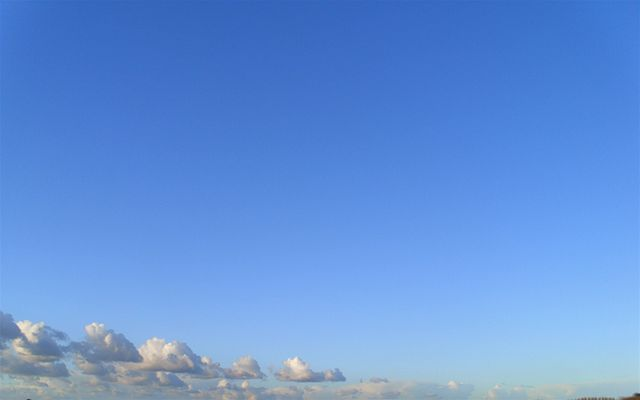
#> input picture Poisson Editing/SeamlessCloning_Sample/dest.jpg, 640 x 400 px
$ jupyter execute SeamlessImageCloningAlgebraic.ipynb   (shell and % lines are left out)   (older library calls are emulated)
#> lines starting #> are read from the running program, lines starting #| are printed output that depends on the picture; after the words box and inside, x2 and y2 are one past the last pixel; in counts of white or black regions, pixels touching at a corner belong together
# Seamless Image Cloning (Algebraic)

The purpose of this code is to demonstrate the seamless image cloning algorithm. See [1] for details.

[1] http://www.cs.jhu.edu/~misha/Fall07/Papers/Perez03.pdf

## compute naive clone

[cell 1]

import PIL
import PIL.Image
import scipy
import numpy
import matplotlib.pyplot
import scipy.misc

ref = PIL.Image.open("dest.jpg")
#> ref is the input picture: PIL image 640x400 RGB; mean R, G, B 100.1, 146.5, 216.6
ref = numpy.array(ref)
ref = scipy.misc.imresize(ref, 0.25, interp="bicubic")
#> ref: shape (100, 160, 3)

target                        = PIL.Image.open("source.jpg")
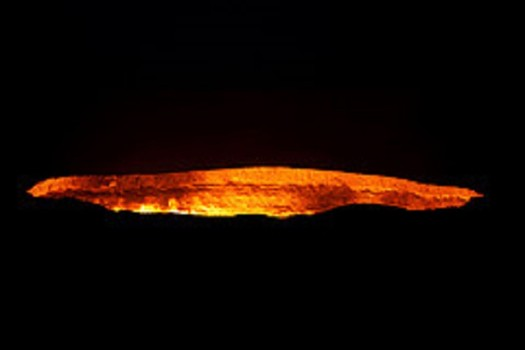
#> input picture Poisson Editing/SeamlessCloning_Sample/source.jpg, 525 x 350 px
#> target is the input picture: PIL image 525x350 RGB; mean R, G, B 18.4, 6.9, 1.5
target                        = numpy.array(target)
target                        = scipy.misc.imresize(target, 0.25, interp="bicubic")
#> target: shape (87, 131, 3)
target_array_rgb              = numpy.array(target)
target_array_rgb_resized      = scipy.misc.imresize(target, 0.5, interp="bicubic")

rny = ref.shape[0]
#> rny = 100
rnx = ref.shape[1]
#> rnx = 160
tny = target_array_rgb_resized.shape[0]
#> tny = 43
tnx = target_array_rgb_resized.shape[1]
#> tnx = 65
oy  = 10
ox  = 50

target_array_rgb_resized_view = target_array_rgb_resized.view(dtype=[("r", numpy.uint8), ("g", numpy.uint8), ("b", numpy.uint8)]).squeeze()
zeros                         = numpy.zeros_like(ref)
zeros_view                    = zeros.view(dtype=[("r", numpy.uint8), ("g", numpy.uint8), ("b", numpy.uint8)]).squeeze()
target                        = zeros_view.copy()
target[oy:oy+tny, ox:ox+tnx]  = target_array_rgb_resized_view
target                        = numpy.reshape(target.view(dtype=numpy.uint8), ref.shape)

mask                       = numpy.zeros((rny,rnx), dtype=numpy.uint8)
mask[oy:oy+tny, ox:ox+tnx] = 1

naive_clone                = ref.copy()
naive_clone[mask == 1]     = target[mask == 1]
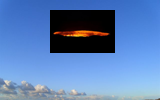
#> naive_clone: shape (100, 160, 3); mean R, G, B 90.1, 125.8, 180.1


matplotlib.pyplot.subplot(141)
matplotlib.pyplot.imshow(ref);
matplotlib.pyplot.title("ref");

matplotlib.pyplot.subplot(142)
matplotlib.pyplot.imshow(target);
matplotlib.pyplot.title("target");

matplotlib.pyplot.subplot(143)
matplotlib.pyplot.imshow(mask);
matplotlib.pyplot.title("mask");

matplotlib.pyplot.subplot(144)
matplotlib.pyplot.imshow(naive_clone);
matplotlib.pyplot.title("naive_clone");

## compute strict interior and border regions, as well as variable index map

[cell 2]
import skimage
import skimage.morphology

strict_interior = skimage.morphology.erosion(mask, numpy.ones((3,3), dtype=numpy.uint8))
border          = mask - strict_interior
strict_interior = mask

strict_interior_indices                     = strict_interior.nonzero()
num_strict_interior_pixels                  = strict_interior_indices[0].shape[0]
variable_index_map                          = -1 * numpy.ones_like(mask, dtype=numpy.int32)
variable_index_map[strict_interior_indices] = numpy.arange(num_strict_interior_pixels)

matplotlib.pyplot.subplot(121);
matplotlib.pyplot.imshow(strict_interior, interpolation="nearest");
matplotlib.pyplot.title("strict_interior");

matplotlib.pyplot.subplot(122);
matplotlib.pyplot.imshow(variable_index_map);
matplotlib.pyplot.title("variable_index_map");
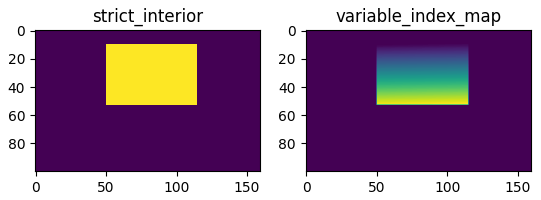
#> figure drawn by matplotlib, 2 panels

## compute seamless clone (red)

We compute a seamless clone by solving for the unknown pixel values inside a masked region. The seamless cloning algorithm operates only greyscale images, so we apply it each color channel independently. For each pixel location $p$ in the strict interior of the masked region $\Omega$, we relate the intensities of the unknown, source, and destination pixel values as follows:

$$|N_p|f_p - \sum_{q\in N_p \cap \Omega} f_q = \sum_{q\in N_p \cap \delta \Omega} f_q^* + \sum_{q\in N_p} (g_p - g_q)$$

where:

- $N_p$ is the set of $p$'s 4-connected neighbors (note that $|N_p|$ might be less than 4 if $\Omega$ extends to the image border);

- $f_p$ is the unknown intensity value at $p$;

- $f_q^*$ is the known intensity value from the destination image in the border of the masked region $\delta \Omega$; and

- $g_p$ is the known intensity value from the source image at $p$, and $g_q$ is the known intensity value from the source image at $q \in N_p$

[cell 3]
import scipy
import scipy.sparse
import scipy.sparse.linalg

ref_greyscale    = ref[:,:,0].copy()
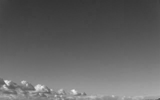
#> ref_greyscale: shape (100, 160); min 52, max 247, mean 100.1
target_greyscale = target[:,:,0].copy()

A = scipy.sparse.dok_matrix((num_strict_interior_pixels,num_strict_interior_pixels), dtype=numpy.float32)
B = numpy.zeros(num_strict_interior_pixels, dtype=numpy.float32)

for i in range(num_strict_interior_pixels):

    y = strict_interior_indices[0][i]
    x = strict_interior_indices[1][i]

    x_right = x+1
    x_left  = x-1

    y_up    = y-1
    y_down  = y+1

    assert( i == variable_index_map[y,x] )

    x_neighbors                = []
    y_neighbors                = []
    variable_indices_neighbors = []

    if x_right < rnx:
        y_neighbors.append(y)
        x_neighbors.append(x_right)
        variable_indices_neighbors.append(variable_index_map[y,x_right])

    if y_up >= 0:
        y_neighbors.append(y_up)
        x_neighbors.append(x)
        variable_indices_neighbors.append(variable_index_map[y_up,x])

    if x_left >= 0:
        y_neighbors.append(y)
        x_neighbors.append(x_left)
        variable_indices_neighbors.append(variable_index_map[y,x_left])

    if y_down < rny:
        y_neighbors.append(y_down)
        x_neighbors.append(x)
        variable_indices_neighbors.append(variable_index_map[y_down,x])

    y_neighbors                                = numpy.array(y_neighbors)
    x_neighbors                                = numpy.array(x_neighbors)
    variable_indices_neighbors                 = numpy.array(variable_indices_neighbors)
    variable_indices_neighbors_strict_interior = (variable_indices_neighbors != -1).nonzero()
    variable_indices_neighbors_border          = (variable_indices_neighbors == -1).nonzero()
    num_neighbors                              = y_neighbors.shape[0]

    sum_vq       = (num_neighbors * target_greyscale[y,x]) - numpy.sum(target_greyscale[(y_neighbors, x_neighbors)])
    sum_border_f = numpy.sum(ref_greyscale[(y_neighbors[variable_indices_neighbors_border],x_neighbors[variable_indices_neighbors_border])])

    A[i,i]                                                                         = num_neighbors
    A[i,variable_indices_neighbors[variable_indices_neighbors_strict_interior[0]]] = -1
    B[i]                                                                           = sum_vq #+ sum_border_f
#> this loop made 2795 passes
#> sum_border_f on passes 1 to 3: 118, 58, 58
#> after the loop, A = 13759 items; B = 2795 values, max 469 at index 1499, min -187 at index 1370, mean 0.000358

X_r, stop, itn, r1norm, r2norm, anorm, acond, arnorm, xnorm, var = scipy.sparse.linalg.lsqr(A, B, iter_lim=10000, show=False)
#> X_r = 2795 values, max 255.7 at index 1649, min -1.38 at index 1733, mean 18.41; stop = 1; itn = 1311; r1norm = 0.613; r2norm = 0.613; anorm = 203.7; acond = 31935.5; arnorm = 0.226; xnorm = 3005.4; var = 2795 values from 0 to 0

## compute seamless clone (green)

[cell 4]
import scipy
import scipy.sparse
import scipy.sparse.linalg

ref_greyscale    = ref[:,:,1].copy()
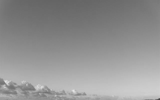
#> ref_greyscale: shape (100, 160); min 63, max 230, mean 146.5
target_greyscale = target[:,:,1].copy()

A = scipy.sparse.dok_matrix((num_strict_interior_pixels,num_strict_interior_pixels), dtype=numpy.float32)
B = numpy.zeros(num_strict_interior_pixels, dtype=numpy.float32)

for i in range(num_strict_interior_pixels):

    y = strict_interior_indices[0][i]
    x = strict_interior_indices[1][i]

    x_right = x+1
    x_left  = x-1

    y_up    = y-1
    y_down  = y+1

    assert( i == variable_index_map[y,x] )

    x_neighbors                = []
    y_neighbors                = []
    variable_indices_neighbors = []

    if x_right < rnx:
        y_neighbors.append(y)
        x_neighbors.append(x_right)
        variable_indices_neighbors.append(variable_index_map[y,x_right])

    if y_up >= 0:
        y_neighbors.append(y_up)
        x_neighbors.append(x)
        variable_indices_neighbors.append(variable_index_map[y_up,x])

    if x_left >= 0:
        y_neighbors.append(y)
        x_neighbors.append(x_left)
        variable_indices_neighbors.append(variable_index_map[y,x_left])

    if y_down < rny:
        y_neighbors.append(y_down)
        x_neighbors.append(x)
        variable_indices_neighbors.append(variable_index_map[y_down,x])

    y_neighbors                                = numpy.array(y_neighbors)
    x_neighbors                                = numpy.array(x_neighbors)
    variable_indices_neighbors                 = numpy.array(variable_indices_neighbors)
    variable_indices_neighbors_strict_interior = (variable_indices_neighbors != -1).nonzero()
    variable_indices_neighbors_border          = (variable_indices_neighbors == -1).nonzero()
    num_neighbors                              = y_neighbors.shape[0]

    sum_vq       = (num_neighbors * target_greyscale[y,x]) - numpy.sum(target_greyscale[(y_neighbors, x_neighbors)])
    sum_border_f = numpy.sum(ref_greyscale[(y_neighbors[variable_indices_neighbors_border],x_neighbors[variable_indices_neighbors_border])])

    A[i,i]                                                                         = num_neighbors
    A[i,variable_indices_neighbors[variable_indices_neighbors_strict_interior[0]]] = -1
    B[i]                                                                           = sum_vq #+ sum_border_f
#> this loop made 2795 passes
#> sum_border_f on passes 1 to 3: 214, 106, 106
#> after the loop, B = 2795 values, max 367 at index 1643, min -137 at index 1577, mean 0.000358

X_g, stop, itn, r1norm, r2norm, anorm, acond, arnorm, xnorm, var = scipy.sparse.linalg.lsqr(A, B, iter_lim=10000, show=True)
#> (printed output is left out)
#> X_g = 2795 values, max 200.2 at index 1651, min -0.716 at index 1737, mean 6.87; itn = 1419; r1norm = 0.287; r2norm = 0.287; anorm = 212; acond = 33452.7; arnorm = 0.0829; xnorm = 1350.8

## compute seamless clone (blue)

[cell 5]
import scipy
import scipy.sparse
import scipy.sparse.linalg

ref_greyscale    = ref[:,:,2].copy()
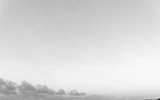
#> ref_greyscale: shape (100, 160); min 41, max 250, mean 216.7
target_greyscale = target[:,:,2].copy()

A = scipy.sparse.dok_matrix((num_strict_interior_pixels,num_strict_interior_pixels), dtype=numpy.float32)
B = numpy.zeros(num_strict_interior_pixels, dtype=numpy.float32)

for i in range(num_strict_interior_pixels):

    y = strict_interior_indices[0][i]
    x = strict_interior_indices[1][i]

    x_right = x+1
    x_left  = x-1

    y_up    = y-1
    y_down  = y+1

    assert( i == variable_index_map[y,x] )

    x_neighbors                = []
    y_neighbors                = []
    variable_indices_neighbors = []

    if x_right < rnx:
        y_neighbors.append(y)
        x_neighbors.append(x_right)
        variable_indices_neighbors.append(variable_index_map[y,x_right])

    if y_up >= 0:
        y_neighbors.append(y_up)
        x_neighbors.append(x)
        variable_indices_neighbors.append(variable_index_map[y_up,x])

    if x_left >= 0:
        y_neighbors.append(y)
        x_neighbors.append(x_left)
        variable_indices_neighbors.append(variable_index_map[y,x_left])

    if y_down < rny:
        y_neighbors.append(y_down)
        x_neighbors.append(x)
        variable_indices_neighbors.append(variable_index_map[y_down,x])

    y_neighbors                                = numpy.array(y_neighbors)
    x_neighbors                                = numpy.array(x_neighbors)
    variable_indices_neighbors                 = numpy.array(variable_indices_neighbors)
    variable_indices_neighbors_strict_interior = (variable_indices_neighbors != -1).nonzero()
    variable_indices_neighbors_border          = (variable_indices_neighbors == -1).nonzero()
    num_neighbors                              = y_neighbors.shape[0]

    sum_vq       = (num_neighbors * target_greyscale[y,x]) - numpy.sum(target_greyscale[(y_neighbors, x_neighbors)])
    sum_border_f = numpy.sum(ref_greyscale[(y_neighbors[variable_indices_neighbors_border],x_neighbors[variable_indices_neighbors_border])])

    A[i,i]                                                                         = num_neighbors
    A[i,variable_indices_neighbors[variable_indices_neighbors_strict_interior[0]]] = -1
    B[i]                                                                           = sum_vq #+ sum_border_f
#> this loop made 2795 passes
#> sum_border_f on passes 1 to 3: 384, 191, 191
#> after the loop, B = 2795 values, max 162 at index 1642, min -65 at index 1577, mean 0.024

X_b, stop, itn, r1norm, r2norm, anorm, acond, arnorm, xnorm, var = scipy.sparse.linalg.lsqr(A, B, iter_lim=10000, show=False)
#> X_b = 2795 values, max 68.98 at index 1642, min -0.111 at index 1999, mean 1.52; itn = 1537; r1norm = 0.0532; r2norm = 0.0532; anorm = 220.6; acond = 37653.7; arnorm = 0.022; xnorm = 240.7

[cell 6]
ref_r,ref_g,ref_b = numpy.split(ref, 3, axis=2)

seamless_clone_r = ref_r.squeeze().copy()
seamless_clone_g = ref_g.squeeze().copy()
seamless_clone_b = ref_b.squeeze().copy()

seamless_clone_r[strict_interior_indices] = numpy.clip(X_r,0,255)
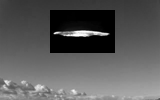
#> seamless_clone_r: shape (100, 160); 17.47% of pixels changed, all inside (x1, y1, x2, y2) = (50, 10, 115, 53)
seamless_clone_g[strict_interior_indices] = numpy.clip(X_g,0,255)
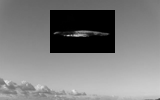
#> seamless_clone_g: shape (100, 160); 17.47% of pixels changed, all inside (x1, y1, x2, y2) = (50, 10, 115, 53)
seamless_clone_b[strict_interior_indices] = numpy.clip(X_b,0,255)
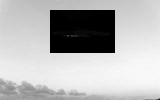
#> seamless_clone_b: shape (100, 160); 17.47% of pixels changed, all inside (x1, y1, x2, y2) = (50, 10, 115, 53)

seamless_clone = \
    numpy.concatenate((seamless_clone_r[:,:,numpy.newaxis], seamless_clone_g[:,:,numpy.newaxis],seamless_clone_b[:,:,numpy.newaxis]), axis=2).copy()


matplotlib.pyplot.subplot(141)
matplotlib.pyplot.imshow(ref);
matplotlib.pyplot.title("ref");

matplotlib.pyplot.subplot(142)
matplotlib.pyplot.imshow(target);
matplotlib.pyplot.title("target");

matplotlib.pyplot.subplot(143)
matplotlib.pyplot.imshow(naive_clone);
matplotlib.pyplot.title("naive_clone");

matplotlib.pyplot.subplot(144)
matplotlib.pyplot.imshow(seamless_clone);
matplotlib.pyplot.title("seamless_clone");
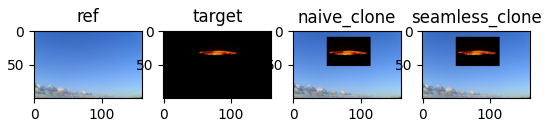
#> figure drawn by matplotlib, 4 panels

[cell 7]
matplotlib.pyplot.subplot(121)
matplotlib.pyplot.imshow(naive_clone, interpolation="nearest");
matplotlib.pyplot.title("naive_clone");

matplotlib.pyplot.subplot(122)
matplotlib.pyplot.imshow(seamless_clone, interpolation="nearest");
matplotlib.pyplot.title("seamless_clone");
